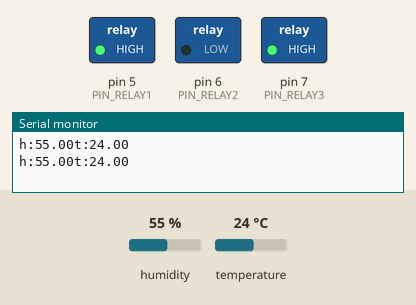
Recording of a sketch running on a simulated Arduino Uno, built with avr-gcc and run on an emulated ATmega328P. On the bench: switched loads named in the sketch (green lamp = pin HIGH), the last lines printed to the serial monitor. The test bench sets the inputs (shaded band); at power-on: humidity 55 %, temperature 24 °C.

Above: at 4.8 s.
4.9 s: humidity set to 91 %
7.9 s: humidity set to 94 %
At 8.5 s:
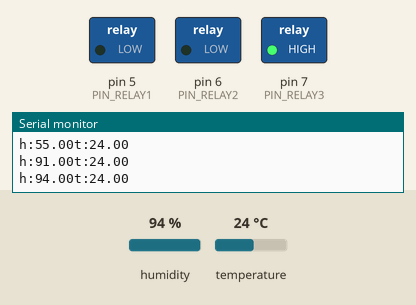
10.9 s: temperature set to 1 °C
At 13.2 s:
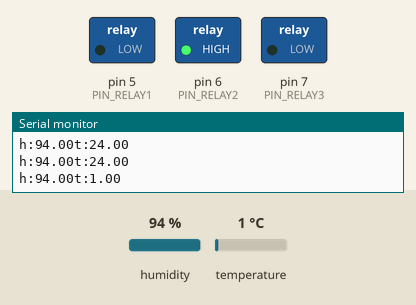
13.9 s: humidity set to 22 %
At 15.0 s:
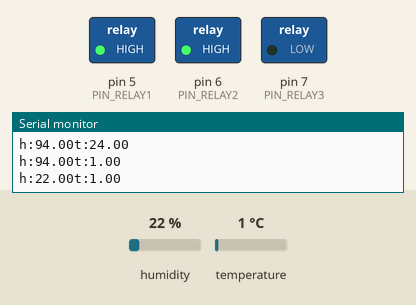
16.9 s: temperature set to 12 °C
At 18.5 s:
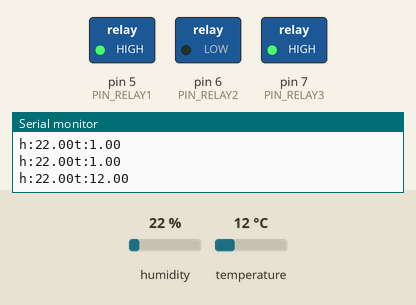
Timing chart, 0 to 20.0 s (numbered marks = the images above; inputs shaded):
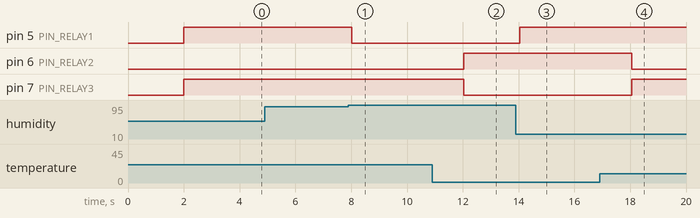

The sketch:

temp_hum.ino
```cpp
//Подключение библиотеки для работы с DHT22
#include "DHT.h"
//Объявление переменных и связывание названий с реальными выходами Atmega328P
#define PIN_RELAY1 5
#define PIN_RELAY2 6
#define PIN_RELAY3 7
#define DHTPIN A0
//Инициализируем датчик
DHT dht (DHTPIN, DHT22);

void setup () {
  pinMode(PIN_RELAY1, OUTPUT); //Объявляем разъем реле1 как выход
  pinMode(PIN_RELAY2, OUTPUT); //Объявляем разъем реле2 как выход
  pinMode(PIN_RELAY3, OUTPUT); //Объявляем разъем реле3 как выход
  digitalWrite(PIN_RELAY1, LOW); //Выключаем реле - посылаем высокий сигнал
  digitalWrite(PIN_RELAY2, LOW); //Выключаем реле - посылаем высокий сигнал
  digitalWrite(PIN_RELAY3, LOW); //Выключаем реле - посылаем высокий сигнал
  Serial.begin(9600);
  dht.begin();
}

void loop () {
  delay (2000); //2 секунды задержки
  float h = dht.readHumidity(); //Измеряем влажность
  float t = dht.readTemperature(); //Измеряем температуру

//Проверка. Если не удается считать показания, выводится «Ошибка считывания», и программа завершает работу
  if (isnan(h) || isnan(t)) {
    Serial.println("Ошибка считывания");
    return;
  }
  //Если влажность НИЖЕ 93% включаем РЕЛЕ1 (управление увлажнителем воздуха)
  if (h < 93){
    digitalWrite(PIN_RELAY1, HIGH);
  }
  else {
    digitalWrite(PIN_RELAY1, LOW);
  }

  // Если температура НИЖЕ 2°C включаем РЕЛЕ2 (нагревание воздуха)
  if (t < 2){
    digitalWrite(PIN_RELAY2, HIGH);
  }
  else {
    digitalWrite(PIN_RELAY2, LOW);
  }

  // Если температура ВЫШЕ 2°C включаем РЕЛЕ3 (охлаждение воздуха)
  if (t > 2){
    digitalWrite(PIN_RELAY3, HIGH);
  }
  else {
    digitalWrite(PIN_RELAY3, LOW);
  }

  //Отправка данных через TX вывод Atmega328P
  Serial.print("h:");
  Serial.print(h);
  Serial.print("t:");
  Serial.print(t);
  Serial.println();
}
```

Measured:
- the behaviour switches between 92 and 93 % on humidity (found by bisection; images 0 and 1)
- after the input at 7.9 s, pin 5 (PIN_RELAY1): HIGH → LOW after 0.12 s
- after the input at 10.9 s, pin 6 (PIN_RELAY2): LOW → HIGH after 1.1 s; pin 7 (PIN_RELAY3): HIGH → LOW after 1.1 s
- after the input at 13.9 s, pin 5 (PIN_RELAY1): LOW → HIGH after 0.14 s
- after the input at 16.9 s, pin 6 (PIN_RELAY2): HIGH → LOW after 1.2 s; pin 7 (PIN_RELAY3): LOW → HIGH after 1.2 s
